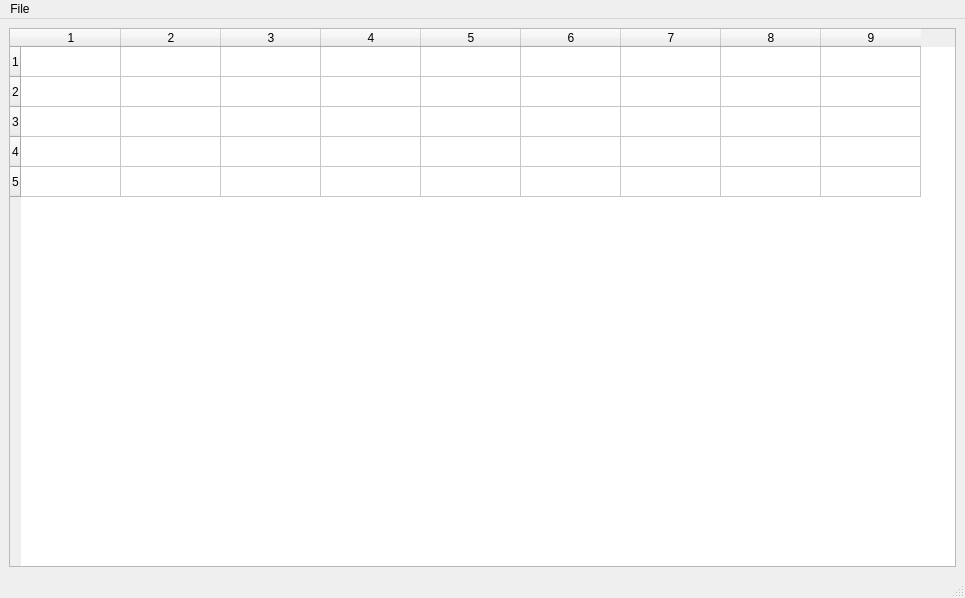
<?xml version="1.0" encoding="UTF-8"?>
<ui version="4.0">
 <class>MainWindow</class>
 <widget class="QMainWindow" name="MainWindow">
  <property name="geometry">
   <rect>
    <x>0</x>
    <y>0</y>
    <width>965</width>
    <height>598</height>
   </rect>
  </property>
  <property name="windowTitle">
   <string>MainWindow</string>
  </property>
  <widget class="QWidget" name="centralwidget">
   <layout class="QHBoxLayout" name="horizontalLayout_2">
    <item>
     <widget class="QTableWidget" name="tableWidget">
      <property name="rowCount">
       <number>5</number>
      </property>
      <property name="columnCount">
       <number>9</number>
      </property>
      <row/>
      <row/>
      <row/>
      <row/>
      <row/>
      <column/>
      <column/>
      <column/>
      <column/>
      <column/>
      <column/>
      <column/>
      <column/>
      <column/>
     </widget>
    </item>
   </layout>
  </widget>
  <widget class="QStatusBar" name="statusbar"/>
  <widget class="QMenuBar" name="menubar">
   <property name="geometry">
    <rect>
     <x>0</x>
     <y>0</y>
     <width>965</width>
     <height>20</height>
    </rect>
   </property>
   <widget class="QMenu" name="menuFile">
    <property name="title">
     <string>File</string>
    </property>
   </widget>
   <addaction name="menuFile"/>
  </widget>
 </widget>
 <resources/>
 <connections/>
</ui>
